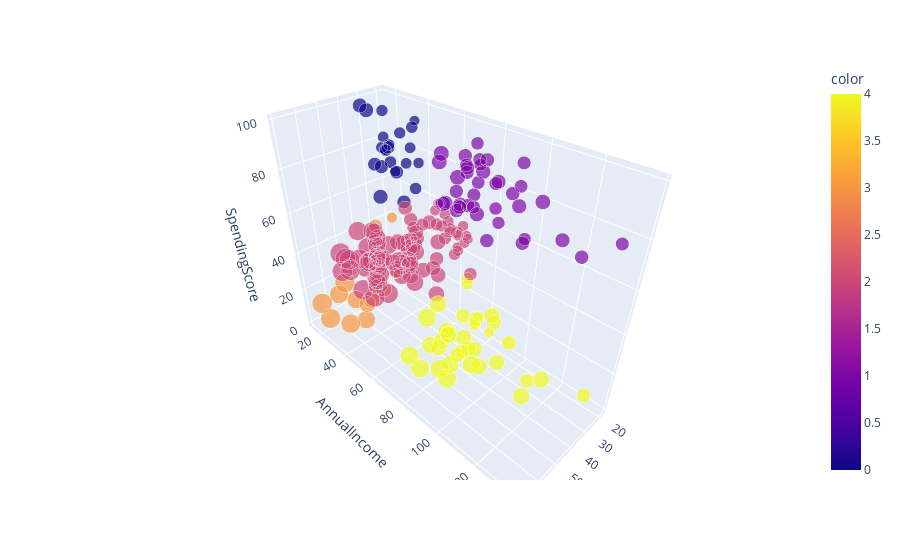

Notebook cell for this chart:
### Markdown cell above
Visualize using a 3D scatter plot. `(5 pts)`

### Code cell
import plotly.express as px
fig = px.scatter_3d(dx, x="Age", y="AnnualIncome", z='SpendingScore', size="Age", color=new_pred_kmeans)
fig.show()

### Figure 1 — Plotly figure (JSON) as saved in the notebook; plotly's stock layout.template omitted (floating-point values rounded to 4 significant figures; data arrays with more than 128 entries replaced by an {"elided": "..."} marker saying what was removed)
{"data": [{"hovertemplate": "Age=%{marker.size}<br>AnnualIncome=%{y}<br>SpendingScore=%{z}<br>color=%{marker.color}<extra></extra>", "legendgroup": "", "marker": {"color": {"elided": "200 int values"}, "coloraxis": "coloraxis", "size": {"elided": "200 int values"}, "sizemode": "area", "sizeref": 0.175, "symbol": "circle"}, "mode": "markers", "name": "", "scene": "scene", "showlegend": false, "type": "scatter3d", "x": {"elided": "200 int values"}, "y": {"elided": "200 int values"}, "z": {"elided": "200 int values"}}], "layout": {"coloraxis": {"colorbar": {"title": {"text": "color"}}, "colorscale": [[0, "#0d0887"], [0.1111, "#46039f"], [0.2222, "#7201a8"], [0.3333, "#9c179e"], [0.4444, "#bd3786"], [0.5556, "#d8576b"], [0.6667, "#ed7953"], [0.7778, "#fb9f3a"], [0.8889, "#fdca26"], [1, "#f0f921"]]}, "legend": {"itemsizing": "constant", "tracegroupgap": 0}, "margin": {"t": 60}, "scene": {"domain": {"x": [0, 1], "y": [0, 1]}, "xaxis": {"title": {"text": "Age"}}, "yaxis": {"title": {"text": "AnnualIncome"}}, "zaxis": {"title": {"text": "SpendingScore"}}}}}
